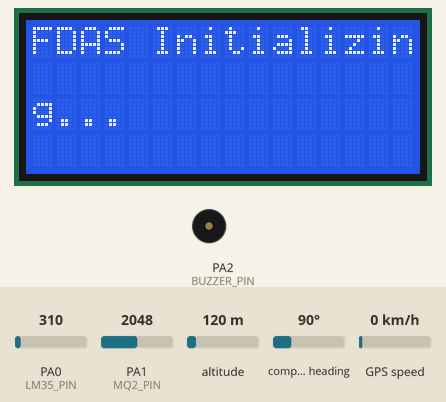
Bench run of a sketch on a simulated STM32 Blue Pill. Parts: 16×4 character LCD, buzzer (waves = sounding, pin HIGH). The test bench sets the inputs (shaded band); at power-on: PA0 (LM35_PIN) = 310, PA1 (MQ2_PIN) = 2048, altitude 120 m, compass heading 90°, GPS speed 0 km/h. The GPS gets a fix after 3 s at 37.7749, -122.4194 with 8 satellites; the modem accepts every AT command (registered, SIM ready, sends succeed) and sends nothing else; what the sketch prints to the serial monitor is not drawn.

Above: at 0.1 s.
At 7.2 s:
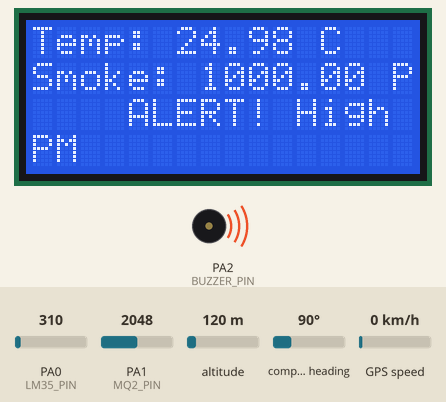
Timing chart, 0 to 8.7 s (numbered marks = the images above):
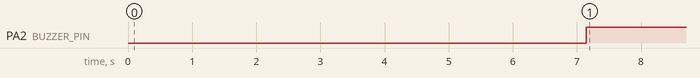

The sketch:

FADS_Project.ino
```cpp
#include <Wire.h>
#include <LiquidCrystal_I2C.h>
#include <SoftwareSerial.h>
#include <TinyGPS++.h>

// **Pin Definitions**
#define LM35_PIN   PA0  // LM35 Temperature Sensor
#define MQ2_PIN    PA1  // MQ-2 Smoke Sensor
#define BUZZER_PIN PA2  // Buzzer Alert
#define RL 1.0           // Load resistance (1kΩ)

// **LCD I2C (16x4)**
LiquidCrystal_I2C lcd(0x27, 16, 4);

// **GSM (SIM800L)**
SoftwareSerial sim800l(PA9, PA10);  // (RX, TX)

// **GPS (NEO-6M)**
SoftwareSerial gpsSerial(PA3, PA2); // (RX, TX)
TinyGPSPlus gps;

bool smsSent = false;  // Prevent duplicate SMS
float R0 = 10.0;  // MQ-2 Calibration

// **MQ-2 Calibration**
void calibrateMQ2() {
    float sum = 0;
    Serial.println("Calibrating MQ-2... Wait 5 seconds");
    for (int i = 0; i < 100; i++) {
        int sensorValue = analogRead(MQ2_PIN);
        float voltage = sensorValue * (3.3 / 4095.0);
        float RS = ((3.3 - voltage) * RL) / voltage;
        sum += RS;
        delay(50);
    }
    R0 = sum / 100;
    Serial.print("Calibrated R0: ");
    Serial.println(R0);
}

// **Read Smoke Level (PPM)**
float getSmokePPM() {
    int sensorValue = analogRead(MQ2_PIN);
    float voltage = sensorValue * (3.3 / 4095.0);
    float RS = ((3.3 - voltage) * RL) / voltage;
    float ratio = RS / R0;

    float A = 1000.0, B = -2.2; // MQ-2 Constants
    float ppm = A * pow(ratio, B);
    return ppm;
}

// **Get GPS Coordinates**
String getGPSLocation() {
    while (gpsSerial.available()) {
        gps.encode(gpsSerial.read());
    }

    if (gps.location.isValid()) {
        return "https://maps.google.com/?q=" + String(gps.location.lat(), 6) + "," + String(gps.location.lng(), 6);
    } else {
        return "GPS not available";
    }
}

// **Send Fire Alert SMS**
void sendSMS() {
    Serial.println("Sending SMS...");

    String location = getGPSLocation();
    String message = "FIRE ALERT! Location: " + location;

    sim800l.println("AT+CMGF=1");
    delay(1000);
    sim800l.println("AT+CMGS=\"+1234567890\"");  // Replace with your number
    delay(1000);
    sim800l.print(message);
    delay(100);
    sim800l.write(26);  // Send SMS (Ctrl+Z)
    delay(5000);

    Serial.println("SMS Sent!");
}

void setup() {
    Serial.begin(115200);
    sim800l.begin(9600);
    gpsSerial.begin(9600);

    pinMode(BUZZER_PIN, OUTPUT);
    digitalWrite(BUZZER_PIN, LOW);

    lcd.init();
    lcd.backlight();
    lcd.setCursor(0, 0);
    lcd.print("FDAS Initializing...");
    delay(2000);
    lcd.clear();

    calibrateMQ2();
}

void loop() {
    // Read Temperature from LM35
    int lm35Raw = analogRead(LM35_PIN);
    float voltage = (lm35Raw * 3.3) / 4095.0;
    float temperature = voltage * 100.0;

    // Read Smoke Level from MQ-2
    float smokePPM = getSmokePPM();

    // Display Data on LCD
    lcd.setCursor(0, 0);
    lcd.print("Temp: ");
    lcd.print(temperature);
    lcd.print(" C  ");

    lcd.setCursor(0, 1);
    lcd.print("Smoke: ");
    lcd.print(smokePPM);
    lcd.print(" PPM  ");

    Serial.print("Temp: ");
    Serial.print(temperature);
    Serial.print("C | Smoke: ");
    Serial.print(smokePPM);
    Serial.println(" PPM");

    // Fire Alert Condition
    if (smokePPM > 50) {
        lcd.setCursor(0, 2);
        lcd.print("ALERT! High Smoke");

        digitalWrite(BUZZER_PIN, HIGH);

        if (!smsSent) {
            sendSMS();
            smsSent = true;
        }
    } else {
        digitalWrite(BUZZER_PIN, LOW);
        lcd.setCursor(0, 2);
        lcd.print("                  ");
        smsSent = false;
    }

    delay(1000);
}
```

Measured:
- by itself, PA2 (BUZZER_PIN): LOW → HIGH at 7.1 s
